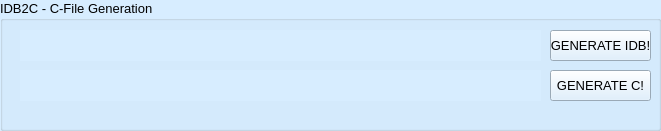
   <widget class="QGroupBox" name="groupBox">
    <property name="geometry">
     <rect>
      <x>10</x>
      <y>10</y>
      <width>661</width>
      <height>131</height>
     </rect>
    </property>
    <property name="palette">
     <palette>
      <active>
       <colorrole role="WindowText">
        <brush brushstyle="SolidPattern">
         <color alpha="255">
          <red>0</red>
          <green>0</green>
          <blue>0</blue>
         </color>
        </brush>
       </colorrole>
       <colorrole role="Button">
        <brush brushstyle="SolidPattern">
         <color alpha="255">
          <red>215</red>
          <green>237</green>
          <blue>255</blue>
         </color>
        </brush>
       </colorrole>
       <colorrole role="Light">
        <brush brushstyle="SolidPattern">
         <color alpha="255">
          <red>255</red>
          <green>255</green>
          <blue>255</blue>
         </color>
        </brush>
       </colorrole>
       <colorrole role="Midlight">
        <brush brushstyle="SolidPattern">
         <color alpha="255">
          <red>235</red>
          <green>246</green>
          <blue>255</blue>
         </color>
        </brush>
       </colorrole>
       <colorrole role="Dark">
        <brush brushstyle="SolidPattern">
         <color alpha="255">
          <red>107</red>
          <green>118</green>
          <blue>127</blue>
         </color>
        </brush>
       </colorrole>
       <colorrole role="Mid">
        <brush brushstyle="SolidPattern">
         <color alpha="255">
          <red>143</red>
          <green>158</green>
          <blue>170</blue>
         </color>
        </brush>
       </colorrole>
       <colorrole role="Text">
        <brush brushstyle="SolidPattern">
         <color alpha="255">
          <red>0</red>
          <green>0</green>
          <blue>0</blue>
         </color>
        </brush>
       </colorrole>
       <colorrole role="BrightText">
        <brush brushstyle="SolidPattern">
         <color alpha="255">
          <red>255</red>
          <green>255</green>
          <blue>255</blue>
         </color>
        </brush>
       </colorrole>
       <colorrole role="ButtonText">
        <brush brushstyle="SolidPattern">
         <color alpha="255">
          <red>0</red>
          <green>0</green>
          <blue>0</blue>
         </color>
        </brush>
       </colorrole>
       <colorrole role="Base">
        <brush brushstyle="SolidPattern">
         <color alpha="255">
          <red>255</red>
          <green>255</green>
          <blue>255</blue>
         </color>
        </brush>
       </colorrole>
       <colorrole role="Window">
        <brush brushstyle="SolidPattern">
         <color alpha="255">
          <red>215</red>
          <green>237</green>
          <blue>255</blue>
         </color>
        </brush>
       </colorrole>
       <colorrole role="Shadow">
        <brush brushstyle="SolidPattern">
         <color alpha="255">
          <red>0</red>
          <green>0</green>
          <blue>0</blue>
         </color>
        </brush>
       </colorrole>
       <colorrole role="AlternateBase">
        <brush brushstyle="SolidPattern">
         <color alpha="255">
          <red>235</red>
          <green>246</green>
          <blue>255</blue>
         </color>
        </brush>
       </colorrole>
       <colorrole role="ToolTipBase">
        <brush brushstyle="SolidPattern">
         <color alpha="255">
          <red>255</red>
          <green>255</green>
          <blue>220</blue>
         </color>
        </brush>
       </colorrole>
       <colorrole role="ToolTipText">
        <brush brushstyle="SolidPattern">
         <color alpha="255">
          <red>0</red>
          <green>0</green>
          <blue>0</blue>
         </color>
        </brush>
       </colorrole>
      </active>
      <inactive>
       <colorrole role="WindowText">
        <brush brushstyle="SolidPattern">
         <color alpha="255">
          <red>0</red>
          <green>0</green>
          <blue>0</blue>
         </color>
        </brush>
       </colorrole>
       <colorrole role="Button">
        <brush brushstyle="SolidPattern">
         <color alpha="255">
          <red>215</red>
          <green>237</green>
          <blue>255</blue>
         </color>
        </brush>
       </colorrole>
       <colorrole role="Light">
        <brush brushstyle="SolidPattern">
         <color alpha="255">
          <red>255</red>
          <green>255</green>
          <blue>255</blue>
         </color>
        </brush>
       </colorrole>
       <colorrole role="Midlight">
        <brush brushstyle="SolidPattern">
         <color alpha="255">
          <red>235</red>
          <green>246</green>
          <blue>255</blue>
         </color>
        </brush>
       </colorrole>
       <colorrole role="Dark">
        <brush brushstyle="SolidPattern">
         <color alpha="255">
          <red>107</red>
          <green>118</green>
          <blue>127</blue>
         </color>
        </brush>
       </colorrole>
       <colorrole role="Mid">
        <brush brushstyle="SolidPattern">
         <color alpha="255">
          <red>143</red>
          <green>158</green>
          <blue>170</blue>
         </color>
        </brush>
       </colorrole>
       <colorrole role="Text">
        <brush brushstyle="SolidPattern">
         <color alpha="255">
          <red>0</red>
          <green>0</green>
          <blue>0</blue>
         </color>
        </brush>
       </colorrole>
       <colorrole role="BrightText">
        <brush brushstyle="SolidPattern">
         <color alpha="255">
          <red>255</red>
          <green>255</green>
          <blue>255</blue>
         </color>
        </brush>
       </colorrole>
       <colorrole role="ButtonText">
        <brush brushstyle="SolidPattern">
         <color alpha="255">
          <red>0</red>
          <green>0</green>
          <blue>0</blue>
         </color>
        </brush>
       </colorrole>
       <colorrole role="Base">
        <brush brushstyle="SolidPattern">
         <color alpha="255">
          <red>255</red>
          <green>255</green>
          <blue>255</blue>
         </color>
        </brush>
       </colorrole>
       <colorrole role="Window">
        <brush brushstyle="SolidPattern">
         <color alpha="255">
          <red>215</red>
          <green>237</green>
          <blue>255</blue>
         </color>
        </brush>
       </colorrole>
       <colorrole role="Shadow">
        <brush brushstyle="SolidPattern">
         <color alpha="255">
          <red>0</red>
          <green>0</green>
          <blue>0</blue>
         </color>
        </brush>
       </colorrole>
       <colorrole role="AlternateBase">
        <brush brushstyle="SolidPattern">
         <color alpha="255">
          <red>235</red>
          <green>246</green>
          <blue>255</blue>
         </color>
        </brush>
       </colorrole>
       <colorrole role="ToolTipBase">
        <brush brushstyle="SolidPattern">
         <color alpha="255">
          <red>255</red>
          <green>255</green>
          <blue>220</blue>
         </color>
        </brush>
       </colorrole>
       <colorrole role="ToolTipText">
        <brush brushstyle="SolidPattern">
         <color alpha="255">
          <red>0</red>
          <green>0</green>
          <blue>0</blue>
         </color>
        </brush>
       </colorrole>
      </inactive>
      <disabled>
       <colorrole role="WindowText">
        <brush brushstyle="SolidPattern">
         <color alpha="255">
          <red>107</red>
          <green>118</green>
          <blue>127</blue>
         </color>
        </brush>
       </colorrole>
       <colorrole role="Button">
        <brush brushstyle="SolidPattern">
         <color alpha="255">
          <red>215</red>
          <green>237</green>
          <blue>255</blue>
         </color>
        </brush>
       </colorrole>
       <colorrole role="Light">
        <brush brushstyle="SolidPattern">
         <color alpha="255">
          <red>255</red>
          <green>255</green>
          <blue>255</blue>
         </color>
        </brush>
       </colorrole>
       <colorrole role="Midlight">
        <brush brushstyle="SolidPattern">
         <color alpha="255">
          <red>235</red>
          <green>246</green>
          <blue>255</blue>
         </color>
        </brush>
       </colorrole>
       <colorrole role="Dark">
        <brush brushstyle="SolidPattern">
         <color alpha="255">
          <red>107</red>
          <green>118</green>
          <blue>127</blue>
         </color>
        </brush>
       </colorrole>
       <colorrole role="Mid">
        <brush brushstyle="SolidPattern">
         <color alpha="255">
          <red>143</red>
          <green>158</green>
          <blue>170</blue>
         </color>
        </brush>
       </colorrole>
       <colorrole role="Text">
        <brush brushstyle="SolidPattern">
         <color alpha="255">
          <red>107</red>
          <green>118</green>
          <blue>127</blue>
         </color>
        </brush>
       </colorrole>
       <colorrole role="BrightText">
        <brush brushstyle="SolidPattern">
         <color alpha="255">
          <red>255</red>
          <green>255</green>
          <blue>255</blue>
         </color>
        </brush>
       </colorrole>
       <colorrole role="ButtonText">
        <brush brushstyle="SolidPattern">
         <color alpha="255">
          <red>107</red>
          <green>118</green>
          <blue>127</blue>
         </color>
        </brush>
       </colorrole>
       <colorrole role="Base">
        <brush brushstyle="SolidPattern">
         <color alpha="255">
          <red>215</red>
          <green>237</green>
          <blue>255</blue>
         </color>
        </brush>
       </colorrole>
       <colorrole role="Window">
        <brush brushstyle="SolidPattern">
         <color alpha="255">
          <red>215</red>
          <green>237</green>
          <blue>255</blue>
         </color>
        </brush>
       </colorrole>
       <colorrole role="Shadow">
        <brush brushstyle="SolidPattern">
         <color alpha="255">
          <red>0</red>
          <green>0</green>
          <blue>0</blue>
         </color>
        </brush>
       </colorrole>
       <colorrole role="AlternateBase">
        <brush brushstyle="SolidPattern">
         <color alpha="255">
          <red>215</red>
          <green>237</green>
          <blue>255</blue>
         </color>
        </brush>
       </colorrole>
       <colorrole role="ToolTipBase">
        <brush brushstyle="SolidPattern">
         <color alpha="255">
          <red>255</red>
          <green>255</green>
          <blue>220</blue>
         </color>
        </brush>
       </colorrole>
       <colorrole role="ToolTipText">
        <brush brushstyle="SolidPattern">
         <color alpha="255">
          <red>0</red>
          <green>0</green>
          <blue>0</blue>
         </color>
        </brush>
       </colorrole>
      </disabled>
     </palette>
    </property>
    <property name="font">
     <font>
      <pointsize>10</pointsize>
     </font>
    </property>
    <property name="autoFillBackground">
     <bool>true</bool>
    </property>
    <property name="title">
     <string>IDB2C - C-File Generation</string>
    </property>
    <property name="flat">
     <bool>true</bool>
    </property>
    <widget class="QLineEdit" name="lineedit_idb2c">
     <property name="geometry">
      <rect>
       <x>20</x>
       <y>70</y>
       <width>521</width>
       <height>31</height>
      </rect>
     </property>
     <property name="palette">
      <palette>
       <active>
        <colorrole role="Base">
         <brush brushstyle="SolidPattern">
          <color alpha="255">
           <red>215</red>
           <green>237</green>
           <blue>255</blue>
          </color>
         </brush>
        </colorrole>
       </active>
       <inactive>
        <colorrole role="Base">
         <brush brushstyle="SolidPattern">
          <color alpha="255">
           <red>215</red>
           <green>237</green>
           <blue>255</blue>
          </color>
         </brush>
        </colorrole>
       </inactive>
       <disabled>
        <colorrole role="Base">
         <brush brushstyle="SolidPattern">
          <color alpha="255">
           <red>164</red>
           <green>224</green>
           <blue>255</blue>
          </color>
         </brush>
        </colorrole>
       </disabled>
      </palette>
     </property>
     <property name="font">
      <font>
       <pointsize>10</pointsize>
      </font>
     </property>
     <property name="autoFillBackground">
      <bool>true</bool>
     </property>
     <property name="frame">
      <bool>false</bool>
     </property>
     <property name="readOnly">
      <bool>false</bool>
     </property>
    </widget>
    <widget class="QPushButton" name="button_generatec">
     <property name="geometry">
      <rect>
       <x>550</x>
       <y>70</y>
       <width>101</width>
       <height>31</height>
      </rect>
     </property>
     <property name="toolTip">
      <string>Starts IDB2C.exe to parse DLL to C</string>
     </property>
     <property name="text">
      <string>GENERATE C!</string>
     </property>
    </widget>
    <widget class="QLineEdit" name="lineedit_asm2idb">
     <property name="geometry">
      <rect>
       <x>20</x>
       <y>30</y>
       <width>521</width>
       <height>31</height>
      </rect>
     </property>
     <property name="palette">
      <palette>
       <active>
        <colorrole role="Base">
         <brush brushstyle="SolidPattern">
          <color alpha="255">
           <red>215</red>
           <green>237</green>
           <blue>255</blue>
          </color>
         </brush>
        </colorrole>
       </active>
       <inactive>
        <colorrole role="Base">
         <brush brushstyle="SolidPattern">
          <color alpha="255">
           <red>215</red>
           <green>237</green>
           <blue>255</blue>
          </color>
         </brush>
        </colorrole>
       </inactive>
       <disabled>
        <colorrole role="Base">
         <brush brushstyle="SolidPattern">
          <color alpha="255">
           <red>164</red>
           <green>224</green>
           <blue>255</blue>
          </color>
         </brush>
        </colorrole>
       </disabled>
      </palette>
     </property>
     <property name="font">
      <font>
       <pointsize>10</pointsize>
      </font>
     </property>
     <property name="autoFillBackground">
      <bool>true</bool>
     </property>
     <property name="frame">
      <bool>false</bool>
     </property>
     <property name="readOnly">
      <bool>false</bool>
     </property>
    </widget>
    <widget class="QPushButton" name="button_generateidb">
     <property name="geometry">
      <rect>
       <x>550</x>
       <y>30</y>
       <width>101</width>
       <height>31</height>
      </rect>
     </property>
     <property name="toolTip">
      <string>Starts IDB2C.exe to parse DLL to C</string>
     </property>
     <property name="text">
      <string>GENERATE IDB!</string>
     </property>
    </widget>
   </widget>
